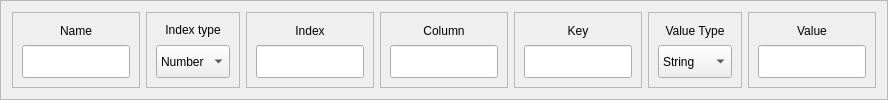
             <widget class="QFrame" name="frame_32">
              <property name="sizePolicy">
               <sizepolicy hsizetype="Preferred" vsizetype="Preferred">
                <horstretch>0</horstretch>
                <verstretch>2</verstretch>
               </sizepolicy>
              </property>
              <property name="frameShape">
               <enum>QFrame::StyledPanel</enum>
              </property>
              <property name="frameShadow">
               <enum>QFrame::Raised</enum>
              </property>
              <layout class="QHBoxLayout" name="horizontalLayout_16">
               <item>
                <widget class="QFrame" name="frame_50">
                 <property name="sizePolicy">
                  <sizepolicy hsizetype="Preferred" vsizetype="Preferred">
                   <horstretch>2</horstretch>
                   <verstretch>0</verstretch>
                  </sizepolicy>
                 </property>
                 <property name="frameShape">
                  <enum>QFrame::StyledPanel</enum>
                 </property>
                 <property name="frameShadow">
                  <enum>QFrame::Raised</enum>
                 </property>
                 <layout class="QVBoxLayout" name="verticalLayout_49">
                  <item>
                   <widget class="QLabel" name="label_44">
                    <property name="sizePolicy">
                     <sizepolicy hsizetype="Preferred" vsizetype="Preferred">
                      <horstretch>0</horstretch>
                      <verstretch>1</verstretch>
                     </sizepolicy>
                    </property>
                    <property name="text">
                     <string>Name</string>
                    </property>
                    <property name="textFormat">
                     <enum>Qt::AutoText</enum>
                    </property>
                    <property name="alignment">
                     <set>Qt::AlignCenter</set>
                    </property>
                   </widget>
                  </item>
                  <item>
                   <widget class="QLineEdit" name="lineEdit_31">
                    <property name="sizePolicy">
                     <sizepolicy hsizetype="Preferred" vsizetype="Preferred">
                      <horstretch>1</horstretch>
                      <verstretch>2</verstretch>
                     </sizepolicy>
                    </property>
                   </widget>
                  </item>
                 </layout>
                </widget>
               </item>
               <item>
                <widget class="QFrame" name="frame_51">
                 <property name="sizePolicy">
                  <sizepolicy hsizetype="Preferred" vsizetype="Preferred">
                   <horstretch>1</horstretch>
                   <verstretch>0</verstretch>
                  </sizepolicy>
                 </property>
                 <property name="frameShape">
                  <enum>QFrame::StyledPanel</enum>
                 </property>
                 <property name="frameShadow">
                  <enum>QFrame::Raised</enum>
                 </property>
                 <layout class="QVBoxLayout" name="verticalLayout_50">
                  <item>
                   <widget class="QLabel" name="label_45">
                    <property name="sizePolicy">
                     <sizepolicy hsizetype="Preferred" vsizetype="Preferred">
                      <horstretch>0</horstretch>
                      <verstretch>1</verstretch>
                     </sizepolicy>
                    </property>
                    <property name="text">
                     <string>&lt;html&gt;&lt;head/&gt;&lt;body&gt;&lt;p&gt;&lt;span style=&quot; font-size:9pt;&quot;&gt;Index type&lt;/span&gt;&lt;/p&gt;&lt;/body&gt;&lt;/html&gt;</string>
                    </property>
                    <property name="textFormat">
                     <enum>Qt::AutoText</enum>
                    </property>
                    <property name="alignment">
                     <set>Qt::AlignCenter</set>
                    </property>
                   </widget>
                  </item>
                  <item>
                   <widget class="QComboBox" name="comboBox_14">
                    <property name="sizePolicy">
                     <sizepolicy hsizetype="Preferred" vsizetype="Preferred">
                      <horstretch>1</horstretch>
                      <verstretch>2</verstretch>
                     </sizepolicy>
                    </property>
                    <item>
                     <property name="text">
                      <string>Number</string>
                     </property>
                    </item>
                    <item>
                     <property name="text">
                      <string>Array</string>
                     </property>
                    </item>
                   </widget>
                  </item>
                 </layout>
                </widget>
               </item>
               <item>
                <widget class="QFrame" name="frame_52">
                 <property name="sizePolicy">
                  <sizepolicy hsizetype="Preferred" vsizetype="Preferred">
                   <horstretch>2</horstretch>
                   <verstretch>0</verstretch>
                  </sizepolicy>
                 </property>
                 <property name="frameShape">
                  <enum>QFrame::StyledPanel</enum>
                 </property>
                 <property name="frameShadow">
                  <enum>QFrame::Raised</enum>
                 </property>
                 <layout class="QVBoxLayout" name="verticalLayout_51">
                  <item>
                   <widget class="QLabel" name="label_46">
                    <property name="sizePolicy">
                     <sizepolicy hsizetype="Preferred" vsizetype="Preferred">
                      <horstretch>0</horstretch>
                      <verstretch>1</verstretch>
                     </sizepolicy>
                    </property>
                    <property name="text">
                     <string>Index</string>
                    </property>
                    <property name="textFormat">
                     <enum>Qt::AutoText</enum>
                    </property>
                    <property name="alignment">
                     <set>Qt::AlignCenter</set>
                    </property>
                   </widget>
                  </item>
                  <item>
                   <widget class="QLineEdit" name="lineEdit_32">
                    <property name="sizePolicy">
                     <sizepolicy hsizetype="Expanding" vsizetype="Preferred">
                      <horstretch>1</horstretch>
                      <verstretch>2</verstretch>
                     </sizepolicy>
                    </property>
                   </widget>
                  </item>
                 </layout>
                </widget>
               </item>
               <item>
                <widget class="QFrame" name="frame_53">
                 <property name="sizePolicy">
                  <sizepolicy hsizetype="Preferred" vsizetype="Preferred">
                   <horstretch>2</horstretch>
                   <verstretch>0</verstretch>
                  </sizepolicy>
                 </property>
                 <property name="frameShape">
                  <enum>QFrame::StyledPanel</enum>
                 </property>
                 <property name="frameShadow">
                  <enum>QFrame::Raised</enum>
                 </property>
                 <layout class="QVBoxLayout" name="verticalLayout_52">
                  <item>
                   <widget class="QLabel" name="label_47">
                    <property name="sizePolicy">
                     <sizepolicy hsizetype="Preferred" vsizetype="Preferred">
                      <horstretch>0</horstretch>
                      <verstretch>1</verstretch>
                     </sizepolicy>
                    </property>
                    <property name="text">
                     <string>Column</string>
                    </property>
                    <property name="textFormat">
                     <enum>Qt::AutoText</enum>
                    </property>
                    <property name="alignment">
                     <set>Qt::AlignCenter</set>
                    </property>
                   </widget>
                  </item>
                  <item>
                   <widget class="QLineEdit" name="lineEdit_33">
                    <property name="sizePolicy">
                     <sizepolicy hsizetype="Expanding" vsizetype="Preferred">
                      <horstretch>1</horstretch>
                      <verstretch>2</verstretch>
                     </sizepolicy>
                    </property>
                   </widget>
                  </item>
                 </layout>
                </widget>
               </item>
               <item>
                <widget class="QFrame" name="frame_54">
                 <property name="sizePolicy">
                  <sizepolicy hsizetype="Preferred" vsizetype="Preferred">
                   <horstretch>2</horstretch>
                   <verstretch>0</verstretch>
                  </sizepolicy>
                 </property>
                 <property name="frameShape">
                  <enum>QFrame::StyledPanel</enum>
                 </property>
                 <property name="frameShadow">
                  <enum>QFrame::Raised</enum>
                 </property>
                 <layout class="QVBoxLayout" name="verticalLayout_53">
                  <item>
                   <widget class="QLabel" name="label_48">
                    <property name="sizePolicy">
                     <sizepolicy hsizetype="Preferred" vsizetype="Preferred">
                      <horstretch>0</horstretch>
                      <verstretch>1</verstretch>
                     </sizepolicy>
                    </property>
                    <property name="text">
                     <string>Key</string>
                    </property>
                    <property name="textFormat">
                     <enum>Qt::AutoText</enum>
                    </property>
                    <property name="alignment">
                     <set>Qt::AlignCenter</set>
                    </property>
                   </widget>
                  </item>
                  <item>
                   <widget class="QLineEdit" name="lineEdit_34">
                    <property name="sizePolicy">
                     <sizepolicy hsizetype="Preferred" vsizetype="Preferred">
                      <horstretch>1</horstretch>
                      <verstretch>2</verstretch>
                     </sizepolicy>
                    </property>
                   </widget>
                  </item>
                 </layout>
                </widget>
               </item>
               <item>
                <widget class="QFrame" name="frame_55">
                 <property name="sizePolicy">
                  <sizepolicy hsizetype="Preferred" vsizetype="Preferred">
                   <horstretch>1</horstretch>
                   <verstretch>0</verstretch>
                  </sizepolicy>
                 </property>
                 <property name="frameShape">
                  <enum>QFrame::StyledPanel</enum>
                 </property>
                 <property name="frameShadow">
                  <enum>QFrame::Raised</enum>
                 </property>
                 <layout class="QVBoxLayout" name="verticalLayout_54">
                  <item>
                   <widget class="QLabel" name="label_49">
                    <property name="sizePolicy">
                     <sizepolicy hsizetype="Preferred" vsizetype="Preferred">
                      <horstretch>0</horstretch>
                      <verstretch>1</verstretch>
                     </sizepolicy>
                    </property>
                    <property name="text">
                     <string>Value Type</string>
                    </property>
                    <property name="textFormat">
                     <enum>Qt::AutoText</enum>
                    </property>
                    <property name="alignment">
                     <set>Qt::AlignCenter</set>
                    </property>
                   </widget>
                  </item>
                  <item>
                   <widget class="QComboBox" name="comboBox_15">
                    <property name="sizePolicy">
                     <sizepolicy hsizetype="Preferred" vsizetype="Preferred">
                      <horstretch>1</horstretch>
                      <verstretch>2</verstretch>
                     </sizepolicy>
                    </property>
                    <item>
                     <property name="text">
                      <string>String</string>
                     </property>
                    </item>
                    <item>
                     <property name="text">
                      <string>Number</string>
                     </property>
                    </item>
                   </widget>
                  </item>
                 </layout>
                </widget>
               </item>
               <item>
                <widget class="QFrame" name="frame_56">
                 <property name="sizePolicy">
                  <sizepolicy hsizetype="Preferred" vsizetype="Preferred">
                   <horstretch>2</horstretch>
                   <verstretch>0</verstretch>
                  </sizepolicy>
                 </property>
                 <property name="frameShape">
                  <enum>QFrame::StyledPanel</enum>
                 </property>
                 <property name="frameShadow">
                  <enum>QFrame::Raised</enum>
                 </property>
                 <layout class="QVBoxLayout" name="verticalLayout_55">
                  <item>
                   <widget class="QLabel" name="label_50">
                    <property name="sizePolicy">
                     <sizepolicy hsizetype="Preferred" vsizetype="Preferred">
                      <horstretch>0</horstretch>
                      <verstretch>1</verstretch>
                     </sizepolicy>
                    </property>
                    <property name="text">
                     <string>Value</string>
                    </property>
                    <property name="textFormat">
                     <enum>Qt::AutoText</enum>
                    </property>
                    <property name="alignment">
                     <set>Qt::AlignCenter</set>
                    </property>
                   </widget>
                  </item>
                  <item>
                   <widget class="QLineEdit" name="lineEdit_35">
                    <property name="sizePolicy">
                     <sizepolicy hsizetype="Preferred" vsizetype="Preferred">
                      <horstretch>1</horstretch>
                      <verstretch>2</verstretch>
                     </sizepolicy>
                    </property>
                   </widget>
                  </item>
                 </layout>
                </widget>
               </item>
              </layout>
             </widget>
